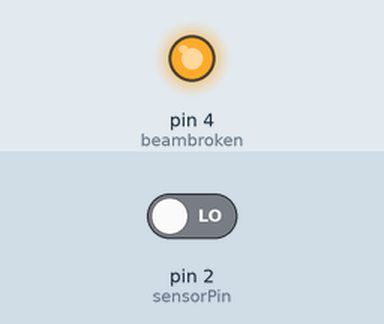
Recording of a sketch running on a simulated Arduino Uno, built with avr-gcc and run on an emulated ATmega328P. Shown: output pins drawn as LEDs (lit = HIGH). The test bench sets the inputs (shaded band); at power-on: pin 2 (sensorPin) LOW.

Above: at 0.1 s.
Timing chart, 0 to 1.7 s (numbered marks = the images above):
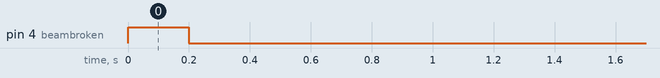

The sketch:

_3_BEAM_SENSOR_TEST.ino
```cpp
int beambroken  = 4;      // beam interrupt indicator
int sensorState = 0;
const int sensorPin = 2;  // sensor pin

void setup()
{
pinMode(beambroken, OUTPUT);
digitalWrite(beambroken, HIGH);
delay(200);
digitalWrite(beambroken, LOW);
delay(200);
} // end void setup

void loop()
{
sensorState = digitalRead(sensorPin);
// Beam interupted
if (sensorState == HIGH)
   {
    digitalWrite(beambroken, HIGH); // Beam interupt indicator
   }
// Beam not interupted
if (sensorState == LOW)
   {
    digitalWrite(beambroken, LOW);  // Beam interupt indicator
   }
} // end void loop
```
